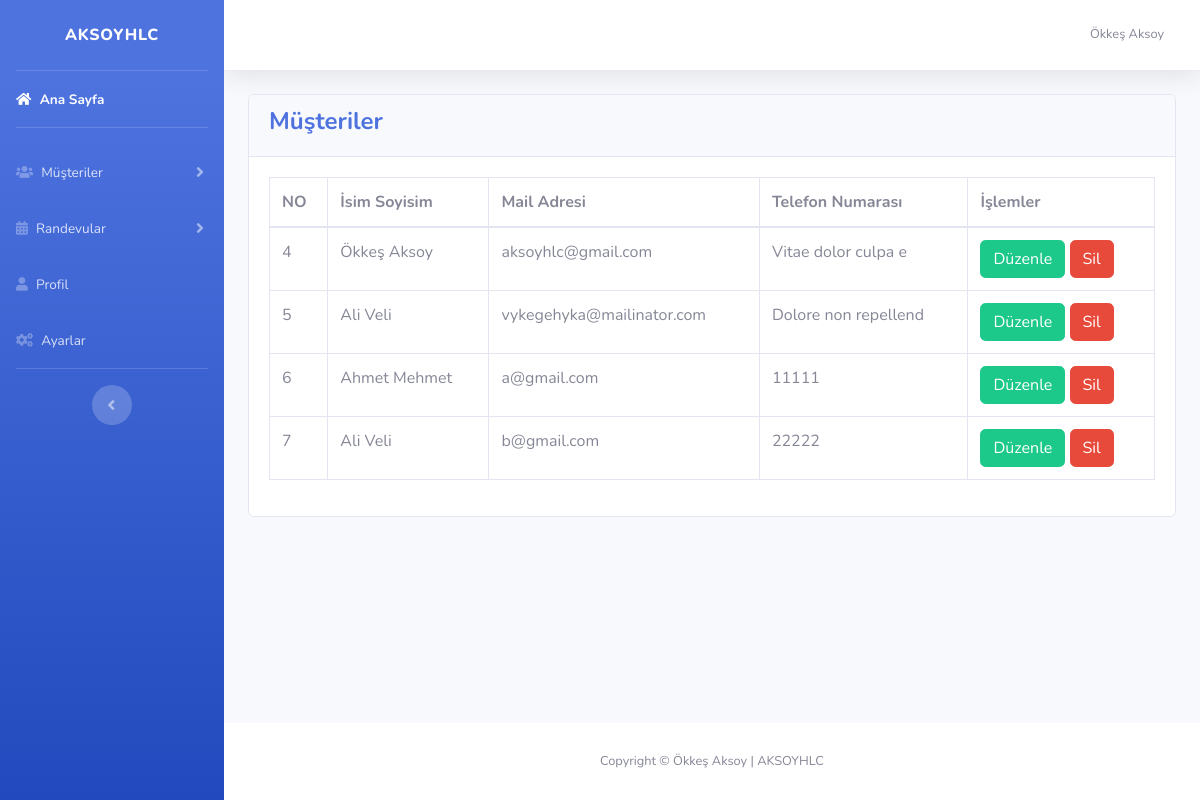
The page /Dosyalar/musteriler.php (signed in) on the database its author committed.
### tables this page shows
CREATE TABLE `musteri` (
  `musteri_id` int(11) NOT NULL,
  `musteri_isim` varchar(530) DEFAULT NULL,
  `musteri_mail` varchar(250) DEFAULT NULL,
  `musteri_telefon` varchar(25) DEFAULT NULL,
  `musteri_adres` varchar(530) DEFAULT NULL,
  `musteri_tc` varchar(20) DEFAULT NULL,
  `musteri_detay` text DEFAULT NULL,
  `eklenme_tarihi` datetime NOT NULL DEFAULT current_timestamp()
);

### Dosyalar/musteriler.php (the view, shortened to what this page needs)
<?php require_once 'header.php';
?>
<div class="container-fluid">
	<div class="row">
		<div class="col-md-12">
			<div class="card">
				<div class="card-header">
					<h4 class="font-weight-bold text-primary">Müşteriler</h4>
				</div>
				<div class="card-body">
					<table class="table table-bordered" id="tablo">
						<thead>
							<tr>
								<th>NO</th>
								<th>İsim Soyisim</th>
								<th>Mail Adresi</th>
								<th>Telefon Numarası</th>
								<th>İşlemler</th>
							</tr>
						</thead>
						<tbody>
							<?php
							$sorgu=$db->prepare("SELECT * FROM musteri");
							$sorgu->execute();
							$liste=$sorgu->fetchAll(PDO::FETCH_ASSOC);
							foreach ($liste as $key => $musteri) { ?>
								<tr>
									<td><?php echo $musteri['musteri_id'] ?></td>
									<td><?php echo $musteri['musteri_isim'] ?></td>
									<td><?php echo $musteri['musteri_mail'] ?></td>
									<td><?php echo $musteri['musteri_telefon'] ?></td>
									<td>
										<a href="musteriduzenle.php?musteri_id=<?php echo $musteri['musteri_id'] ?>" class="btn btn-success">Düzenle</a>
										<a href="musteriler.php?sil=sil&musteri_id=<?php echo $musteri['musteri_id'] ?>" class="btn btn-danger">Sil</a>
									</td>
								</tr>
							<?php }
							?>
						</tbody>
					</table>
				</div>
			</div>
		</div>
	</div>
</div>
<?php require_once 'footer.php'; ?>

### Dosyalar/header.php (shortened to what this page needs)
<!DOCTYPE html>
<html lang="tr">
<head>
    <link href="vendor/fontawesome-free/css/all.min.css" rel="stylesheet" type="text/css">
    <link href="css/sb-admin-2.min.css" rel="stylesheet">
    <link rel="stylesheet" href="//cdn.datatables.net/1.10.25/css/jquery.dataTables.min.css">
    <link rel="stylesheet" href="https://cdnjs.cloudflare.com/ajax/libs/jquery-datetimepicker/2.5.20/jquery.datetimepicker.min.css" />
</head>
<body id="page-top">
    <div id="wrapper">
        <ul class="navbar-nav bg-gradient-primary sidebar sidebar-dark accordion" id="accordionSidebar">
            <a class="sidebar-brand d-flex align-items-center justify-content-center" href="index.html">
                <div class="sidebar-brand-text mx-3">AKSOYHLC</div>
            </a>
            <hr class="sidebar-divider my-0">
            <li class="nav-item active">
                <a class="nav-link" href="index.php">
                    <i class="fas fa-home"></i>
                    <span>Ana Sayfa</span></a>
                </li>
                <hr class="sidebar-divider">
                <li class="nav-item">
                    <a class="nav-link collapsed" href="#" data-toggle="collapse" data-target="#musteri_menu"
                    aria-expanded="true" aria-controls="musteri_menu">
                    <i class="fas fa-users"></i>
                    <span>Müşteriler</span>
                </a>
        </li>
        <li class="nav-item">
            <a class="nav-link collapsed" href="#" data-toggle="collapse" data-target="#randevu_menu"
            aria-expanded="true" aria-controls="randevu_menu">
            <i class="fas fa-calendar-alt"></i>
            <span>Randevular</span>
        </a>
</li>
<li class="nav-item">
    <a class="nav-link" href="profil.php">
        <i class="fas fa-user"></i>
        <span>Profil</span></a>
    </li>
<li class="nav-item">
    <a class="nav-link" href="ayarlar.php">
        <i class="fas fa-cogs"></i>
        <span>Ayarlar</span></a>
    </li>
    <hr class="sidebar-divider d-none d-md-block">
    <div class="text-center d-none d-md-inline">
        <button class="rounded-circle border-0" id="sidebarToggle"></button>
    </div>
</ul>
<div id="content-wrapper" class="d-flex flex-column">
    <div id="content">
        <nav class="navbar navbar-expand navbar-light bg-white topbar mb-4 static-top shadow">
            <ul class="navbar-nav ml-auto">
                <li class="nav-item dropdown no-arrow">
                    <a class="nav-link dropdown-toggle" href="#" id="userDropdown" role="button"
                    data-toggle="dropdown" aria-haspopup="true" aria-expanded="false">
                    <span class="mr-2 d-none d-lg-inline text-gray-600 small"><?php echo $_SESSION['kul_isim'] ?></span>
                </a>
        </li>
    </ul>
</nav>

### Dosyalar/footer.php (shortened to what this page needs)
</div>
<footer class="sticky-footer bg-white">
    <div class="container my-auto">
        <div class="copyright text-center my-auto">
            <span>Copyright &copy; Ökkeş Aksoy | AKSOYHLC</span>
        </div>
    </div>
</footer>
</div>
</div>
</body>
</html>

### rows shown on the page
musteri: musteri_id "4", musteri_isim "Ökkeş Aksoy", musteri_mail "aksoyhlc@gmail.com", musteri_telefon "Vitae dolor culpa e"
musteri: musteri_id "5", musteri_isim "Ali Veli", musteri_mail "vykegehyka@mailinator.com", musteri_telefon "Dolore non repellend"
musteri: musteri_id "6", musteri_isim "Ahmet Mehmet", musteri_mail "a@gmail.com", musteri_telefon "11111"
musteri: musteri_id "7", musteri_isim "Ali Veli", musteri_mail "b@gmail.com", musteri_telefon "22222"

### other values the page prints
$_SESSION['kul_isim'] "Ökkeş Aksoy"
